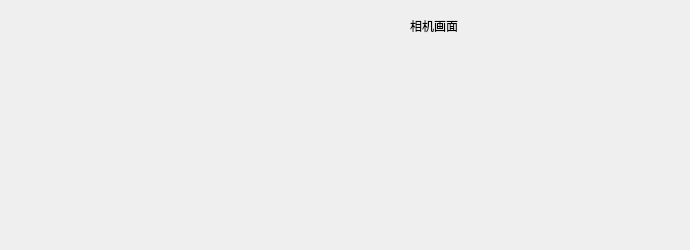
      <widget class="QWidget" name="tab_5">
       <attribute name="title">
        <string>UAV5</string>
       </attribute>
       <widget class="QWidget" name="widget_5" native="true">
        <property name="geometry">
         <rect>
          <x>200</x>
          <y>40</y>
          <width>481</width>
          <height>201</height>
         </rect>
        </property>
        <property name="sizePolicy">
         <sizepolicy hsizetype="Fixed" vsizetype="Fixed">
          <horstretch>0</horstretch>
          <verstretch>0</verstretch>
         </sizepolicy>
        </property>
        <widget class="QLabel" name="image_label5">
         <property name="geometry">
          <rect>
           <x>0</x>
           <y>0</y>
           <width>471</width>
           <height>191</height>
          </rect>
         </property>
         <property name="text">
          <string/>
         </property>
        </widget>
       </widget>
       <widget class="QLabel" name="label_11">
        <property name="geometry">
         <rect>
          <x>410</x>
          <y>10</y>
          <width>71</width>
          <height>31</height>
         </rect>
        </property>
        <property name="sizePolicy">
         <sizepolicy hsizetype="Fixed" vsizetype="Fixed">
          <horstretch>0</horstretch>
          <verstretch>0</verstretch>
         </sizepolicy>
        </property>
        <property name="text">
         <string>相机画面</string>
        </property>
       </widget>
      </widget>
